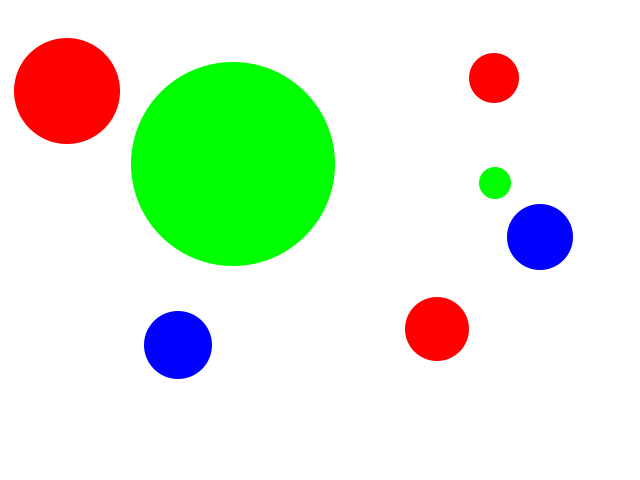
#> input picture Color.jpg, 640 x 480 px
$ python 'Color Detection.py'
#> lines starting #> are read from the running program, lines starting #| are printed output that depends on the picture; after the words box and inside, x2 and y2 are one past the last pixel; in counts of white or black regions, pixels touching at a corner belong together
import cv2
import numpy as np


def donothing(x):
    pass


cv2.namedWindow('Tracker')

cv2.createTrackbar('LH', 'Tracker', 0, 255, donothing)
#> slider 'LH' is set to 51
cv2.createTrackbar('LS', 'Tracker', 0, 255, donothing)
#> slider 'LS' is set to 51
cv2.createTrackbar('LV', 'Tracker', 0, 255, donothing)
#> slider 'LV' is set to 51

cv2.createTrackbar('UH', 'Tracker', 255, 255, donothing)
cv2.createTrackbar('US', 'Tracker', 255, 255, donothing)
cv2.createTrackbar('UV', 'Tracker', 255, 255, donothing)

while True:
    original_img = cv2.imread('Color.jpg', 1)
#> original_img is the input picture: shape (480, 640, 3); mean B, G, R 215.7, 237.5, 221.3
    cv2.imshow('Original Image', original_img)

    hsv_img = cv2.cvtColor(original_img, cv2.COLOR_BGR2HSV)
#> hsv_img: shape (480, 640, 3); mean H, S, V 11.1, 45.3, 254.9
    # cv2.imshow('HSV Image', hsv_img)

    lhv = cv2.getTrackbarPos('LH', 'Tracker')
    lsv = cv2.getTrackbarPos('LS', 'Tracker')
    lvv = cv2.getTrackbarPos('LV', 'Tracker')
    uhv = cv2.getTrackbarPos('UH', 'Tracker')
    usv = cv2.getTrackbarPos('US', 'Tracker')
    uvv = cv2.getTrackbarPos('UV', 'Tracker')

    lower_bound = np.array([lhv, lsv, lvv])
    upper_bound = np.array([uhv, usv, uvv])

    mask = cv2.inRange(hsv_img, lower_bound, upper_bound)
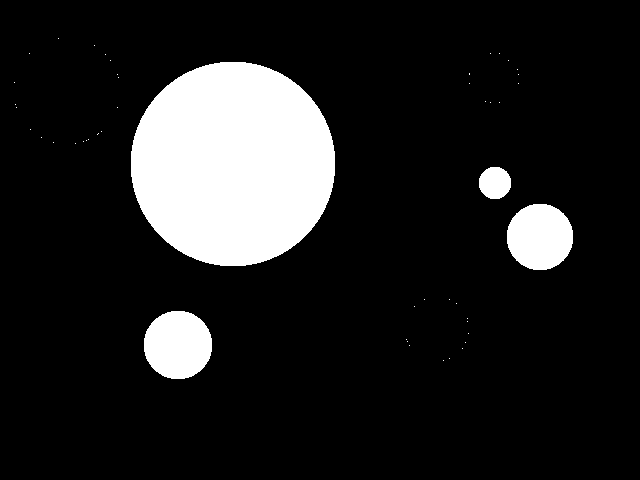
#> mask: shape (480, 640); 13.3% white; 49 white regions (45 under 20 px), largest, box (x1, y1, x2, y2) and area: (131, 62, 335, 266) 32877, (144, 311, 212, 379) 3686, (507, 204, 573, 270) 3464, (479, 167, 511, 199) 821
    cv2.imshow('Mask Image', mask)

    if cv2.waitKey(1) & 0XFF == 27:
#> (key Esc is pressed here)
        break
cv2.destroyAllWindows()
